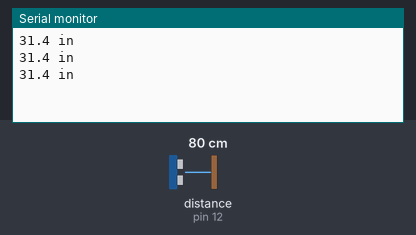
The sketch below on a simulated Arduino Uno, built with avr-gcc and run on an emulated ATmega328P. Shown: the last lines printed to the serial monitor. Wiring (inferred from the names in the program): ultrasonic range finder: trigger pin 13; echo pin 12. The inputs (shaded band) are chosen by the test bench; at power-on: distance to the obstacle (sensor on pin 12) 80 cm. The echo pulse lasts 58.3 µs per cm.

Above: at 1.3 s.
1.4 s: distance to the obstacle (sensor on pin 12) set to 2 cm
At 1.9 s:
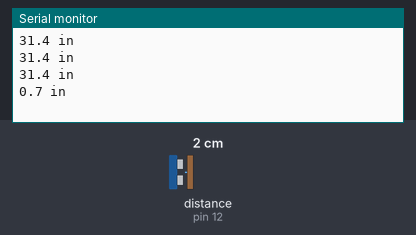
2.9 s: distance to the obstacle (sensor on pin 12) set to 4 cm
At 3.4 s:
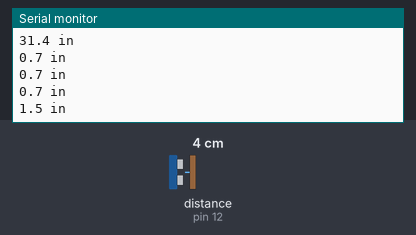
Timing chart, 0 to 5.9 s (numbered marks = the images above; inputs shaded):
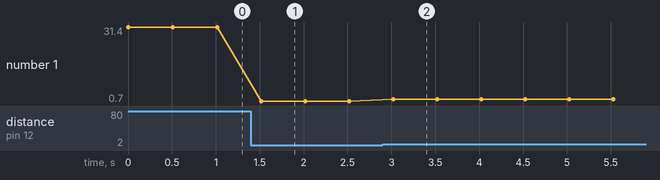

The sketch:

DistanceSensorInches.ino
```cpp
/*
 This is claimed to go up to 70 mm. He changed the 1ms output delay to 10 micro-seconds

 HC-SR04 Ping distance sensor]
 VCC to arduino 5v GND to arduino GND
 Echo to Arduino pin 13 Trig to Arduino pin 12
 More info at: http://goo.gl/kJ8Gl
 */

#define trigPin 13
#define echoPin 12

void setup() {
  Serial.begin (9600);
  pinMode(trigPin, OUTPUT);
  pinMode(echoPin, INPUT);
}

void loop() {
  long duration;
  float distance;
  digitalWrite(trigPin, LOW);  // Added this line
  delayMicroseconds(2); // Added this line

  digitalWrite(trigPin, HIGH);
//  delayMicroseconds(1000); - Removed this line
  delayMicroseconds(10); // Added this line
  digitalWrite(trigPin, LOW);
  duration = pulseIn(echoPin, HIGH);
  distance = (duration/2.0) / 29.1 / 2.54;
  if (distance >= 200 || distance <= 0){
    Serial.println("Out of range");
  }
  else {
    Serial.print(distance,1);
    Serial.println(" in");
    //Serial.println(" cm");
  }
  delay(500);
}
```

Measured:
- after the input at 1.4 s, the serial monitor: prints a new line after 0.12 s (image 1)
- after the input at 2.9 s, the serial monitor: prints a new line after 0.12 s (image 2)
- plotted number 1: 31.4 → 0.7 after the input at 1.4 s, 0.7 → 1.5 after the input at 2.9 s
